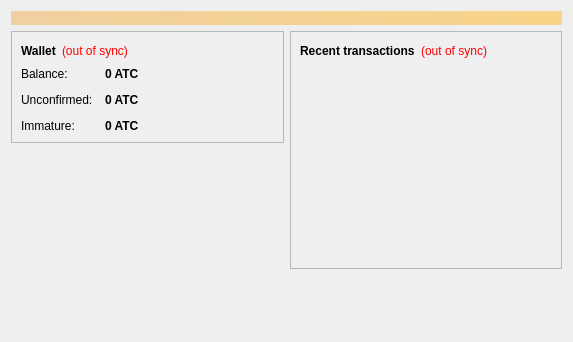
<?xml version="1.0" encoding="UTF-8"?>
<ui version="4.0">
 <class>OverviewPage</class>
 <widget class="QWidget" name="OverviewPage">
  <property name="geometry">
   <rect>
    <x>0</x>
    <y>0</y>
    <width>573</width>
    <height>342</height>
   </rect>
  </property>
  <property name="windowTitle">
   <string>Form</string>
  </property>
  <layout class="QVBoxLayout" name="topLayout">
   <item>
    <widget class="QLabel" name="labelAlerts">
     <property name="visible">
      <bool>false</bool>
     </property>
     <property name="styleSheet">
      <string notr="true">background-color: qlineargradient(x1: 0, y1: 0, x2: 1, y2: 0, stop:0 #F0D0A0, stop:1 #F8D488); color:#000000;</string>
     </property>
     <property name="wordWrap">
      <bool>true</bool>
     </property>
     <property name="margin">
      <number>3</number>
     </property>
    </widget>
   </item>
   <item>
    <layout class="QHBoxLayout" name="horizontalLayout" stretch="1,1">
     <item>
      <layout class="QVBoxLayout" name="verticalLayout_2">
       <item>
        <widget class="QFrame" name="frame">
         <property name="frameShape">
          <enum>QFrame::StyledPanel</enum>
         </property>
         <property name="frameShadow">
          <enum>QFrame::Raised</enum>
         </property>
         <layout class="QVBoxLayout" name="verticalLayout_4">
          <item>
           <layout class="QHBoxLayout" name="horizontalLayout_4">
            <item>
             <widget class="QLabel" name="label_5">
              <property name="font">
               <font>
                <weight>75</weight>
                <bold>true</bold>
               </font>
              </property>
              <property name="text">
               <string>Wallet</string>
              </property>
             </widget>
            </item>
            <item>
             <widget class="QLabel" name="labelWalletStatus">
              <property name="toolTip">
               <string>The displayed information may be out of date. Your wallet automatically synchronizes with the Atechcoin network after a connection is established, but this process has not completed yet.</string>
              </property>
              <property name="styleSheet">
               <string notr="true">QLabel { color: red; }</string>
              </property>
              <property name="text">
               <string notr="true">(out of sync)</string>
              </property>
              <property name="alignment">
               <set>Qt::AlignLeading|Qt::AlignLeft|Qt::AlignVCenter</set>
              </property>
             </widget>
            </item>
            <item>
             <spacer name="horizontalSpacer_2">
              <property name="orientation">
               <enum>Qt::Horizontal</enum>
              </property>
              <property name="sizeHint" stdset="0">
               <size>
                <width>40</width>
                <height>20</height>
               </size>
              </property>
             </spacer>
            </item>
           </layout>
          </item>
          <item>
           <layout class="QFormLayout" name="formLayout_2">
            <property name="fieldGrowthPolicy">
             <enum>QFormLayout::AllNonFixedFieldsGrow</enum>
            </property>
            <property name="horizontalSpacing">
             <number>12</number>
            </property>
            <property name="verticalSpacing">
             <number>12</number>
            </property>
            <item row="0" column="0">
             <widget class="QLabel" name="label">
              <property name="text">
               <string>Balance:</string>
              </property>
             </widget>
            </item>
            <item row="0" column="1">
             <widget class="QLabel" name="labelBalance">
              <property name="font">
               <font>
                <weight>75</weight>
                <bold>true</bold>
               </font>
              </property>
              <property name="cursor">
               <cursorShape>IBeamCursor</cursorShape>
              </property>
              <property name="toolTip">
               <string>Your current balance</string>
              </property>
              <property name="text">
               <string notr="true">0 ATC</string>
              </property>
              <property name="textInteractionFlags">
               <set>Qt::LinksAccessibleByMouse|Qt::TextSelectableByKeyboard|Qt::TextSelectableByMouse</set>
              </property>
             </widget>
            </item>
            <item row="1" column="0">
             <widget class="QLabel" name="label_3">
              <property name="text">
               <string>Unconfirmed:</string>
              </property>
             </widget>
            </item>
            <item row="1" column="1">
             <widget class="QLabel" name="labelUnconfirmed">
              <property name="font">
               <font>
                <weight>75</weight>
                <bold>true</bold>
               </font>
              </property>
              <property name="cursor">
               <cursorShape>IBeamCursor</cursorShape>
              </property>
              <property name="toolTip">
               <string>Total of transactions that have yet to be confirmed, and do not yet count toward the current balance</string>
              </property>
              <property name="text">
               <string notr="true">0 ATC</string>
              </property>
              <property name="textInteractionFlags">
               <set>Qt::LinksAccessibleByMouse|Qt::TextSelectableByKeyboard|Qt::TextSelectableByMouse</set>
              </property>
             </widget>
            </item>
            <item row="2" column="0">
             <widget class="QLabel" name="labelImmatureText">
              <property name="text">
               <string>Immature:</string>
              </property>
             </widget>
            </item>
            <item row="2" column="1">
             <widget class="QLabel" name="labelImmature">
              <property name="font">
               <font>
                <weight>75</weight>
                <bold>true</bold>
               </font>
              </property>
              <property name="toolTip">
               <string>Mined balance that has not yet matured</string>
              </property>
              <property name="text">
               <string notr="true">0 ATC</string>
              </property>
              <property name="textInteractionFlags">
               <set>Qt::LinksAccessibleByMouse|Qt::TextSelectableByKeyboard|Qt::TextSelectableByMouse</set>
              </property>
             </widget>
            </item>
           </layout>
          </item>
         </layout>
        </widget>
       </item>
       <item>
        <spacer name="verticalSpacer">
         <property name="orientation">
          <enum>Qt::Vertical</enum>
         </property>
         <property name="sizeHint" stdset="0">
          <size>
           <width>20</width>
           <height>40</height>
          </size>
         </property>
        </spacer>
       </item>
      </layout>
     </item>
     <item>
      <layout class="QVBoxLayout" name="verticalLayout_3">
       <item>
        <widget class="QFrame" name="frame_2">
         <property name="frameShape">
          <enum>QFrame::StyledPanel</enum>
         </property>
         <property name="frameShadow">
          <enum>QFrame::Raised</enum>
         </property>
         <layout class="QVBoxLayout" name="verticalLayout">
          <item>
           <layout class="QHBoxLayout" name="horizontalLayout_2">
            <item>
             <widget class="QLabel" name="label_4">
              <property name="text">
               <string>&lt;b&gt;Recent transactions&lt;/b&gt;</string>
              </property>
             </widget>
            </item>
            <item>
             <widget class="QLabel" name="labelTransactionsStatus">
              <property name="toolTip">
               <string>The displayed information may be out of date. Your wallet automatically synchronizes with the Atechcoin network after a connection is established, but this process has not completed yet.</string>
              </property>
              <property name="styleSheet">
               <string notr="true">QLabel { color: red; }</string>
              </property>
              <property name="text">
               <string notr="true">(out of sync)</string>
              </property>
              <property name="alignment">
               <set>Qt::AlignRight|Qt::AlignTrailing|Qt::AlignVCenter</set>
              </property>
             </widget>
            </item>
            <item>
             <spacer name="horizontalSpacer">
              <property name="orientation">
               <enum>Qt::Horizontal</enum>
              </property>
              <property name="sizeHint" stdset="0">
               <size>
                <width>40</width>
                <height>20</height>
               </size>
              </property>
             </spacer>
            </item>
           </layout>
          </item>
          <item>
           <widget class="QListView" name="listTransactions">
            <property name="styleSheet">
             <string notr="true">QListView { background: transparent; }</string>
            </property>
            <property name="frameShape">
             <enum>QFrame::NoFrame</enum>
            </property>
            <property name="verticalScrollBarPolicy">
             <enum>Qt::ScrollBarAlwaysOff</enum>
            </property>
            <property name="horizontalScrollBarPolicy">
             <enum>Qt::ScrollBarAlwaysOff</enum>
            </property>
            <property name="selectionMode">
             <enum>QAbstractItemView::NoSelection</enum>
            </property>
           </widget>
          </item>
         </layout>
        </widget>
       </item>
       <item>
        <spacer name="verticalSpacer_2">
         <property name="orientation">
          <enum>Qt::Vertical</enum>
         </property>
         <property name="sizeHint" stdset="0">
          <size>
           <width>20</width>
           <height>40</height>
          </size>
         </property>
        </spacer>
       </item>
      </layout>
     </item>
    </layout>
   </item>
  </layout>
 </widget>
 <resources/>
 <connections/>
</ui>
